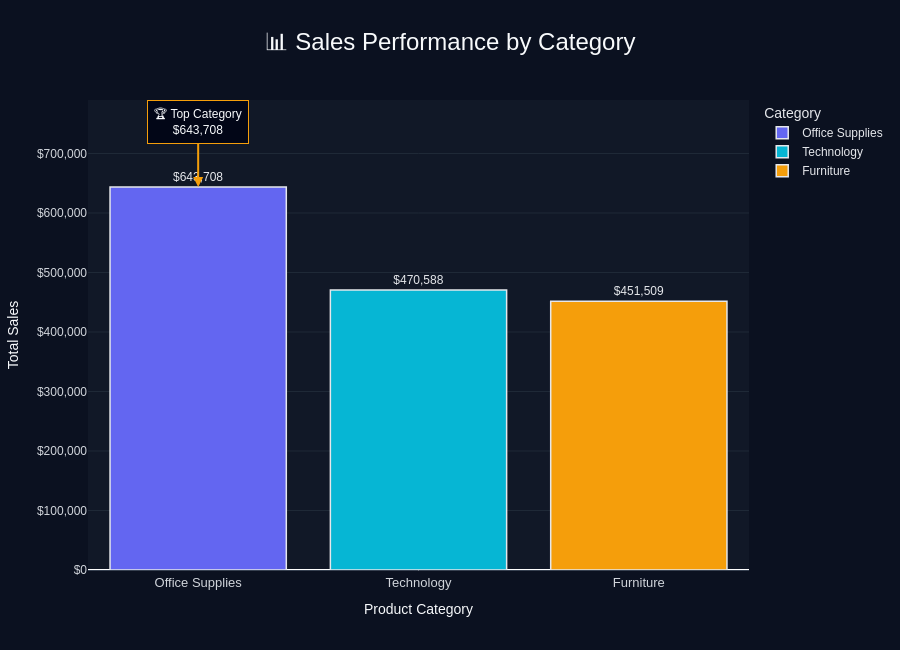

Source (notebook cell):
### Markdown cell above
# 03. Sales by Category

### Business Question

Which product Category generates the highest Sales?

Category-level aggregation is performed using the original
transaction-level Sales column.

### Code cell
# Aggregate Sales by Category

category_sales = (
    df.groupby("Category", as_index=False)
      .agg(
          Total_Sales=("Sales", "sum"),
          Total_Profit=("Profit", "sum"),
          Total_Quantity=("Quantity", "sum"),
          Total_Orders=("Order_ID", "nunique")
      )
      .sort_values("Total_Sales", ascending=False)
)

display(category_sales)


# Create an interactive premium bar chart for Category Sales

fig = px.bar(
    category_sales,
    x="Category",
    y="Total_Sales",
    text="Total_Sales",
    color="Category",
    color_discrete_sequence=[
        "#6366F1",
        "#06B6D4",
        "#F59E0B",
        "#EC4899",
        "#10B981"
    ],
    hover_data={
        "Total_Sales": ":,.2f",
        "Total_Profit": ":,.2f",
        "Total_Quantity": ":,.0f",
        "Total_Orders": ":,.0f"
    },
    title="Sales Performance by Category",
    labels={
        "Total_Sales": "Total Sales",
        "Category": "Product Category"
    }
)


# Format value annotations

fig.update_traces(
    texttemplate="$%{text:,.0f}",
    textposition="outside",
    marker_line_width=1.5,
    marker_line_color="#E5E7EB",
    hovertemplate=(
        "<b>%{x}</b><br>"
        "Total Sales: $%{y:,.2f}<br>"
        "Total Profit: $%{customdata[1]:,.2f}<br>"
        "Quantity: %{customdata[2]:,.0f}<br>"
        "Orders: %{customdata[3]:,.0f}"
        "<extra></extra>"
    )
)


# Apply premium dashboard layout

fig.update_layout(
    title={
        "text": "📊 Sales Performance by Category",
        "x": 0.5,
        "xanchor": "center",
        "font": {
            "size": 24,
            "family": "Arial",
            "color": "#F8FAFC"
        }
    },

    paper_bgcolor="#0B1120",
    plot_bgcolor="#111827",

    font={
        "family": "Arial",
        "color": "#E5E7EB"
    },

    height=650,

    margin={
        "l": 80,
        "r": 60,
        "t": 100,
        "b": 80
    },

    xaxis={
        "title": "Product Category",
        "showgrid": False,
        "showline": True,
        "linecolor": "#374151",
        "tickfont": {
            "size": 13,
            "color": "#D1D5DB"
        },
        "title_font": {
            "size": 14,
            "color": "#F8FAFC"
        }
    },

    yaxis={
        "title": "Total Sales",
        "tickprefix": "$",
        "tickformat": ",",
        "showgrid": True,
        "gridcolor": "#1F2937",
        "gridwidth": 1,
        "showline": False,
        "tickfont": {
            "size": 12,
            "color": "#D1D5DB"
        },
        "title_font": {
            "size": 14,
            "color": "#F8FAFC"
        }
    },

    hoverlabel={
        "bgcolor": "#020617",
        "font_size": 13,
        "font_family": "Arial",
        "font_color": "#F8FAFC",
        "bordercolor": "#6366F1"
    },

    legend={
        "title": {
            "text": "Category"
        },
        "font": {
            "color": "#E5E7EB"
        },
        "bgcolor": "rgba(0,0,0,0)"
    }
)


# Add a subtle annotation for the highest Sales category

top_category = category_sales.iloc[0]

fig.add_annotation(
    x=top_category["Category"],
    y=top_category["Total_Sales"],
    text=(
        f"🏆 Top Category<br>"
        f"${top_category['Total_Sales']:,.0f}"
    ),
    showarrow=True,
    arrowhead=2,
    arrowsize=1,
    arrowwidth=2,
    arrowcolor="#F59E0B",
    ax=0,
    ay=-65,
    bgcolor="#020617",
    bordercolor="#F59E0B",
    borderwidth=1,
    borderpad=6,
    font={
        "size": 12,
        "color": "#F8FAFC"
    }
)


# Display the final interactive visualization

fig.show()

### Figure 1 — Plotly figure (JSON) as saved in the notebook; plotly's stock layout.template omitted (floating-point values rounded to 4 significant figures)
{"data": [{"customdata": [[74800.0, 13620.0, 2219.0]], "hovertemplate": "<b>%{x}</b><br>Total Sales: $%{y:,.2f}<br>Total Profit: $%{customdata[1]:,.2f}<br>Quantity: %{customdata[2]:,.0f}<br>Orders: %{customdata[3]:,.0f}<extra></extra>", "legendgroup": "Office Supplies", "marker": {"color": "#6366F1", "line": {"color": "#E5E7EB", "width": 1.5}, "pattern": {"shape": ""}}, "name": "Office Supplies", "orientation": "v", "showlegend": true, "text": [643700.0], "textposition": "outside", "texttemplate": "$%{text:,.0f}", "type": "bar", "x": ["Office Supplies"], "xaxis": "x", "y": [643700.0], "yaxis": "y"}, {"customdata": [[90460.0, 4061.0, 915.0]], "hovertemplate": "<b>%{x}</b><br>Total Sales: $%{y:,.2f}<br>Total Profit: $%{customdata[1]:,.2f}<br>Quantity: %{customdata[2]:,.0f}<br>Orders: %{customdata[3]:,.0f}<extra></extra>", "legendgroup": "Technology", "marker": {"color": "#06B6D4", "line": {"color": "#E5E7EB", "width": 1.5}, "pattern": {"shape": ""}}, "name": "Technology", "orientation": "v", "showlegend": true, "text": [470600.0], "textposition": "outside", "texttemplate": "$%{text:,.0f}", "type": "bar", "x": ["Technology"], "xaxis": "x", "y": [470600.0], "yaxis": "y"}, {"customdata": [[10010.0, 4631.0, 1040.0]], "hovertemplate": "<b>%{x}</b><br>Total Sales: $%{y:,.2f}<br>Total Profit: $%{customdata[1]:,.2f}<br>Quantity: %{customdata[2]:,.0f}<br>Orders: %{customdata[3]:,.0f}<extra></extra>", "legendgroup": "Furniture", "marker": {"color": "#F59E0B", "line": {"color": "#E5E7EB", "width": 1.5}, "pattern": {"shape": ""}}, "name": "Furniture", "orientation": "v", "showlegend": true, "text": [451500.0], "textposition": "outside", "texttemplate": "$%{text:,.0f}", "type": "bar", "x": ["Furniture"], "xaxis": "x", "y": [451500.0], "yaxis": "y"}], "layout": {"annotations": [{"arrowcolor": "#F59E0B", "arrowhead": 2, "arrowsize": 1, "arrowwidth": 2, "ax": 0, "ay": -65, "bgcolor": "#020617", "bordercolor": "#F59E0B", "borderpad": 6, "borderwidth": 1, "font": {"color": "#F8FAFC", "size": 12}, "showarrow": true, "text": "🏆 Top Category<br>$643,708", "x": "Office Supplies", "y": 643700.0}], "barmode": "relative", "font": {"color": "#E5E7EB", "family": "Arial"}, "height": 650, "hoverlabel": {"bgcolor": "#020617", "bordercolor": "#6366F1", "font": {"color": "#F8FAFC", "family": "Arial", "size": 13}}, "legend": {"bgcolor": "rgba(0,0,0,0)", "font": {"color": "#E5E7EB"}, "title": {"text": "Category"}, "tracegroupgap": 0}, "margin": {"b": 80, "l": 80, "r": 60, "t": 100}, "paper_bgcolor": "#0B1120", "plot_bgcolor": "#111827", "title": {"font": {"color": "#F8FAFC", "family": "Arial", "size": 24}, "text": "📊 Sales Performance by Category", "x": 0.5, "xanchor": "center"}, "xaxis": {"anchor": "y", "categoryarray": ["Office Supplies", "Technology", "Furniture"], "categoryorder": "array", "domain": [0, 1], "linecolor": "#374151", "showgrid": false, "showline": true, "tickfont": {"color": "#D1D5DB", "size": 13}, "title": {"font": {"color": "#F8FAFC", "size": 14}, "text": "Product Category"}}, "yaxis": {"anchor": "x", "domain": [0, 1], "gridcolor": "#1F2937", "gridwidth": 1, "showgrid": true, "showline": false, "tickfont": {"color": "#D1D5DB", "size": 12}, "tickformat": ",", "tickprefix": "$", "title": {"font": {"color": "#F8FAFC", "size": 14}, "text": "Total Sales"}}}}
